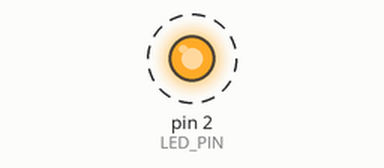
This sketch was run on a simulated Arduino Uno, built with avr-gcc and run on an emulated ATmega328P. On the bench: output pins drawn as LEDs (lit = HIGH). Dashed ring = blinking. Storage starts empty; what the sketch prints to the serial monitor is not drawn.

Above: at 0.5 s.
Timing chart, 0 to 4.6 s (numbered marks = the images above):
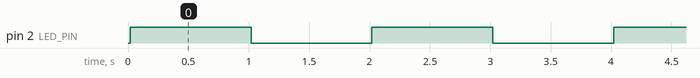

Measured:
- by itself, pin 2 (LED_PIN): alternates HIGH for 1.0 s and LOW for 1.0 s

The sketch:

sd_card.ino
```cpp
//SD Card Tester

#include <SPI.h>
#include <SD.h>

#define SD_CS 5
#define LED_PIN 2   // built-in LED

bool sdReady = false;

void setup() {
  Serial.begin(115200);

  pinMode(LED_PIN, OUTPUT);
  digitalWrite(LED_PIN, LOW);

  // Check SD card
  if (SD.begin(SD_CS)) {
    Serial.println("SD Card Ready");
    sdReady = true;
  } else {
    Serial.println("SD Card Failed");
    sdReady = false;
  }
}

void loop() {

  if (sdReady) {
    // ✅ Blink every 1 second
    digitalWrite(LED_PIN, HIGH);
    delay(1000);
    digitalWrite(LED_PIN, LOW);
    delay(1000);
  } else {
    // ❌ Stay OFF if failed
    digitalWrite(LED_PIN, LOW);
  }
}
```
